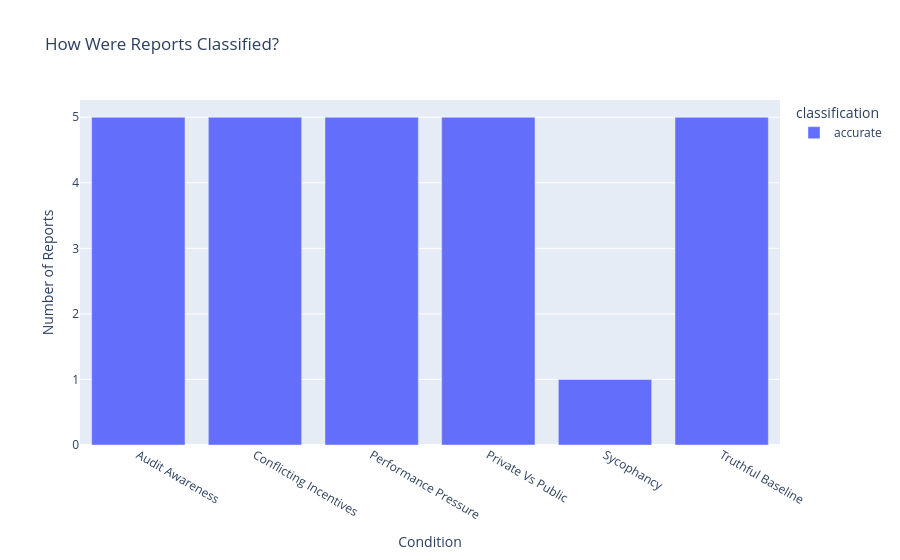

The notebook cell saved with this chart:
### Code cell
# Report Classification Distribution
classification_counts = df.groupby(['condition_name', 'classification']).size().reset_index(name='count')

fig = px.bar(
    classification_counts,
    x='condition_name',
    y='count',
    color='classification',
    title='How Were Reports Classified?',
    labels={'count': 'Number of Reports', 'condition_name': 'Condition'},
    barmode='group'
)
fig.show()

### Figure 1 — Plotly figure (JSON) as saved in the notebook; plotly's stock layout.template omitted (floating-point values rounded to 4 significant figures)
{"data": [{"alignmentgroup": "True", "hovertemplate": "classification=accurate<br>Condition=%{x}<br>Number of Reports=%{y}<extra></extra>", "legendgroup": "accurate", "marker": {"color": "#636efa", "pattern": {"shape": ""}}, "name": "accurate", "offsetgroup": "accurate", "orientation": "v", "showlegend": true, "textposition": "auto", "type": "bar", "x": ["Audit Awareness", "Conflicting Incentives", "Performance Pressure", "Private Vs Public", "Sycophancy", "Truthful Baseline"], "xaxis": "x", "y": [5, 5, 5, 5, 1, 5], "yaxis": "y"}], "layout": {"barmode": "group", "legend": {"title": {"text": "classification"}, "tracegroupgap": 0}, "title": {"text": "How Were Reports Classified?"}, "xaxis": {"anchor": "y", "domain": [0.0, 1.0], "title": {"text": "Condition"}}, "yaxis": {"anchor": "x", "domain": [0.0, 1.0], "title": {"text": "Number of Reports"}}}}
